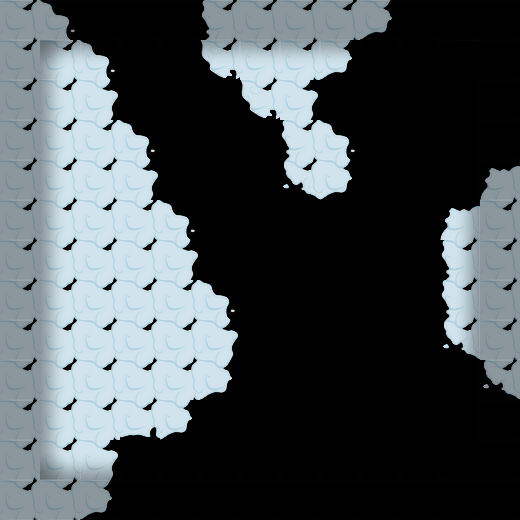

This game map was drawn from its Tiled (.tmx) file and the tilesets committed beside it. A one-line description and the trimmed map source follow:
An orthogonal 13x13 tile map with 40x40 px tiles, 2 tile layers (块层 1, 块层 2).

<map version="1.0" orientation="orthogonal" width="13" height="13" tilewidth="40" tileheight="40">
 <tileset firstgid="1" name="bcmap_skin" tilewidth="40" tileheight="40">
  <image source="bcmap_skin.png" width="200" height="280" />
 </tileset>
 <layer name="块层 1" width="13" height="13">
  <data>[169 cells, 80 non-empty, 12 distinct tile ids]</data>
 </layer>
 <layer name="块层 2" width="13" height="13">
  <data>[169 cells, 88 non-empty, 9 distinct tile ids]</data>
 </layer>
</map>
